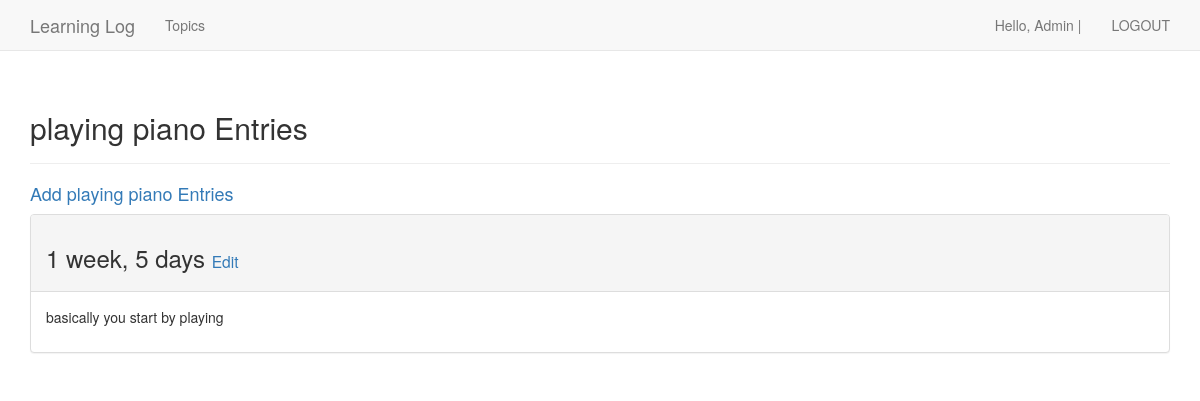
Page /topics/4/ (signed in) on the committed database.
### learning_logs/models.py (models this page shows, shortened)
class Topic(models.Model):
    text = models.CharField(max_length=200)
    date_added = models.DateTimeField(auto_now_add=True)
    owner = models.ForeignKey(User, on_delete=models.CASCADE)

class Entry(models.Model):
    topic = models.ForeignKey(Topic, on_delete=models.CASCADE)
    text = models.TextField()
    date_added = models.DateTimeField(auto_now_add=True)
    class Meta:
        verbose_name_plural = 'entries'

### learning_logs/views.py (the view)
# urls.py: path("topics/<int:topic_id>/", views.topic_entries, name="topic"),
@login_required(login_url='users:login')
def topic_entries(request, topic_id):
    wanted_topic = Topic.objects.get(id=topic_id)
    gate_pass = verify_user(request, wanted_topic)
    if not gate_pass:
        raise Http404
    wanted_topic_entries = wanted_topic.entry_set.order_by('date_added')
    context = {"topic": wanted_topic, "entries": wanted_topic_entries}
    return render(request, "learning_logs/topic.html", context=context)

### learning_logs/views.py (called while the page is built)
def verify_user(request_user, owner):
    if request_user.user == owner.owner:
        return True
    else:
        return False

### learning_logs/templates/learning_logs/topic.html (shortened to what this page needs)
{% extends "learning_logs/base.html" %}
{% load bootstrap3 %}
{% block header %}
    <h2> {{ topic.text }} Entries</h2>
{% endblock %}
{% block content %}
    <h4>
    <a href="{% url 'learning_logs:add_new_entry' topic.id %}">Add {{ topic.text }} Entries</a>
    </h4>
    {% for entry in entries %}
        <div class="panel panel-default">
            <div class="panel-heading">
                <h3>
                    {{ entry.date_added | timesince }}
                    <small><a href="{% url "learning_logs:edit_entry" entry.id %}">Edit</a></small>
                </h3>
            </div>
            <div class="panel-body">
                {{ entry.text | linebreaks }}
            </div>
        </div>
    {% empty %}
        <P>No entries Yet</P>
    {% endfor %}
{% endblock %}

### learning_logs/templates/learning_logs/base.html (shortened to what this page needs)
{% load bootstrap3 %}
<!DOCTYPE html>
<html lang="en">
<head>
    {% bootstrap_css %}
</head>
<body>
<nav class="navbar navbar-default navbar-static-top">
    <div class="container">
        <div class="navbar-header">
            <a class='navbar-brand' href="{% url 'learning_logs:home' %}">Learning Log</a>
        </div>
         <div id="navbar" class="navbar-collapse collapse" >
             <ul class="nav navbar-nav">
                 <li><a href="{% url 'learning_logs:topics' %}"> Topics</a> </li>
             </ul>
             <ul class="nav navbar-nav navbar-right">
                     {% if user.is_authenticated %}
                    <li> <a>Hello, {{ user.username|title }} | </a></li>
                    <li><a href="{% url 'users:logout' %}" >LOGOUT</a></li>
                    {% else %}
                    <li><a href="{% url 'users:login' %}">LOG IN</a> </li>
                    <li><a href="{% url 'users:register' %}">REGISTER</a></li>
                    {% endif %}
             </ul>
         </div>
    </div>
</nav>
<div class="container">
    <div class="page-header">{% block header %}
    {% endblock %}</div>
<div>{% block content %}
{% endblock %}</div>
</div>
</body>
</html>

### rows in the picture
Topic: text "playing piano"
Entry: date_added "1 week, 5 days", text "basically you start by playing"

### other values in the picture
{{ user.username|title }} "Admin"
